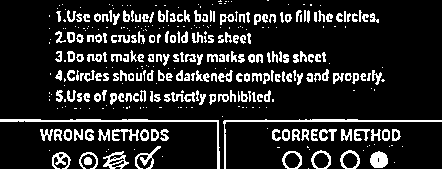
#> input picture debug/grid_adaptive_th.png, 442 x 169 px
$ python omr_reader.py ../debug/grid_adaptive_th.png
#> lines starting #> are read from the running program, lines starting #| are printed output that depends on the picture; after the words box and inside, x2 and y2 are one past the last pixel; in counts of white or black regions, pixels touching at a corner belong together
#!/usr/bin/env python3
"""
omr_reader.py
Robust OMR reader that:
 - Detects and deskews page
 - Extracts MCQ answers from a multi-column grid
 - Extracts integer-type answers (box digits or OCR)
 - Produces debug images in ./debug/
 - CLI options to configure grid and integer fields

Usage:
  py python_scripts\omr_reader.py "C:\path\to\img.jpg" --rows 20 --cols 5 --options 4 --debug

Example intspec:
  --intspec "91:5,92:3,93:5"   (question#:digitCount)

Notes:
 - Requires tesseract installed and on PATH. If not, set pytesseract.pytesseract.tesseract_cmd
 - Tune thresholds to match your template
"""

import sys
import os
import json
import argparse
from typing import List, Tuple, Dict, Optional
import cv2
import numpy as np
from PIL import Image
import pytesseract

# If Tesseract is not in PATH on Windows, uncomment & set:
# pytesseract.pytesseract.tesseract_cmd = r"C:\Program Files\Tesseract-OCR\tesseract.exe"

DEBUG_DIR = "debug"
os.makedirs(DEBUG_DIR, exist_ok=True)


def read_image(path: str) -> np.ndarray:
    """Robust read for Unicode/Windows paths using np.fromfile + imdecode"""
    data = np.fromfile(path, dtype=np.uint8)
    img = cv2.imdecode(data, cv2.IMREAD_COLOR)
    if img is None:
        raise RuntimeError(f"Failed to load image: {path}")
    return img


def resize_for_processing(img: np.ndarray, max_width=1400) -> np.ndarray:
    h, w = img.shape[:2]
    if w > max_width:
        scale = max_width / w
        img = cv2.resize(img, (int(w * scale), int(h * scale)), interpolation=cv2.INTER_AREA)
    return img


# [28 lines left out: functions order_points, four_point_transform, not called in this run]


def find_page_contour(gray: np.ndarray) -> Optional[np.ndarray]:
    """Find the largest 4-point contour approximating the sheet border"""
    blurred = cv2.GaussianBlur(gray, (5, 5), 0)
    edged = cv2.Canny(blurred, 50, 200)
    contours, _ = cv2.findContours(edged.copy(), cv2.RETR_LIST, cv2.CHAIN_APPROX_SIMPLE)
    contours = sorted(contours, key=cv2.contourArea, reverse=True)[:20]
    for c in contours:
        peri = cv2.arcLength(c, True)
        approx = cv2.approxPolyDP(c, 0.02 * peri, True)
        if len(approx) == 4 and cv2.contourArea(approx) > 10000:
            return approx.reshape(4, 2)
    return None


def crop_roi(img: np.ndarray, bbox: Tuple[int, int, int, int]) -> np.ndarray:
    x, y, w, h = bbox
    h_img, w_img = img.shape[:2]
    x = max(0, min(x, w_img - 1))
    y = max(0, min(y, h_img - 1))
    w = max(0, min(w, w_img - x))
    h = max(0, min(h, h_img - y))
    return img[y:y + h, x:x + w]


def make_circular_mask(h: int, w: int, ratio=0.36) -> np.ndarray:
    mask = np.zeros((h, w), dtype=np.uint8)
    cx, cy = w // 2, h // 2
    r = int(min(w, h) * ratio)
    cv2.circle(mask, (cx, cy), r, 255, -1)
    return mask


def preprocess_zone_for_detection(zone_bgr: np.ndarray) -> np.ndarray:
    """Return binary inverted zone where filled areas are white (255)"""
    zone_gray = cv2.cvtColor(zone_bgr, cv2.COLOR_BGR2GRAY)
    # equalize to reduce lighting differences
    zone_gray = cv2.equalizeHist(zone_gray)
    _, th = cv2.threshold(zone_gray, 0, 255, cv2.THRESH_BINARY_INV + cv2.THRESH_OTSU)
    # small open to remove dots
    kernel = cv2.getStructuringElement(cv2.MORPH_ELLIPSE, (3, 3))
    th = cv2.morphologyEx(th, cv2.MORPH_OPEN, kernel, iterations=1)
    return th


def detect_mcq_grid(grid_img: np.ndarray,
                    rows: int,
                    cols: int,
                    options_per_q: int,
                    circle_ratio=0.36,
                    min_fill=0.30,
                    gap=0.18,
                    debug_prefix="grid") -> List[Dict]:
    """
    grid_img: BGR image cropping the bubble area only
    returns list of { q: int, selected: 'A'|'B'|..., scores: [..], raw_scores: [..] }
    """

    H, W = grid_img.shape[:2]
    cell_h = H // rows
    cell_w = W // cols
    results = []
    qnum = 1
    kernel = cv2.getStructuringElement(cv2.MORPH_ELLIPSE, (3, 3))

    # Save a threshold debug image for grid
    grid_gray = cv2.cvtColor(grid_img, cv2.COLOR_BGR2GRAY)
    grid_th = cv2.adaptiveThreshold(grid_gray, 255, cv2.ADAPTIVE_THRESH_GAUSSIAN_C,
                                    cv2.THRESH_BINARY_INV, 15, 2)
    debug_th_path = os.path.join(DEBUG_DIR, f"{debug_prefix}_adaptive_th.png")
    cv2.imwrite(debug_th_path, grid_th)

    for r in range(rows):
        for c in range(cols):
            x = c * cell_w
            y = r * cell_h
            cell = grid_img[y:y + cell_h, x:x + cell_w]
            if cell.size == 0:
                results.append({'q': qnum, 'selected': None, 'scores': [], 'raw': []})
                qnum += 1
                continue

            # We'll split each cell horizontally into options_per_q zones
            zone_w = cell.shape[1] // options_per_q
            raw_scores = []
            # process each zone
            for opt in range(options_per_q):
                zx = opt * zone_w
                zone = cell[:, zx: zx + zone_w]
                if zone.size == 0:
                    raw_scores.append(0.0)
                    continue
                # preprocess and mask
                zone_th = preprocess_zone_for_detection(zone)
                # apply circular mask relative to zone size
                mask = make_circular_mask(zone_th.shape[0], zone_th.shape[1], ratio=circle_ratio)
                masked = cv2.bitwise_and(zone_th, zone_th, mask=mask)
                filled = cv2.countNonZero(masked)
                area = cv2.countNonZero(mask)
                ratio_filled = (filled / area) if area > 0 else 0.0
                raw_scores.append(ratio_filled)

            # Normalize raw_scores
            arr = np.array(raw_scores, dtype=float)
            if arr.size == 0:
                results.append({'q': qnum, 'selected': None, 'scores': [], 'raw': raw_scores})
                qnum += 1
                continue
            # scale between 0-1 (relative)
            minv = arr.min()
            maxv = arr.max()
            norm = (arr - minv) / (maxv - minv + 1e-9)

            # Determine selection with stricter checks
            best_idx = int(np.argmax(norm))
            best_val = float(norm[best_idx])
            second_val = float(np.partition(norm, -2)[-2]) if norm.size >= 2 else 0.0

            selected_letter = None
            # rules:
            # - absolute raw fill (not normalized) must exceed min_fill (e.g., 0.30)
            # - normalized best gap must be greater than gap threshold
            # - if ambiguous (close), mark None
            if raw_scores[best_idx] >= min_fill and (best_val - second_val) >= gap:
                selected_letter = chr(ord('A') + best_idx)
            else:
                selected_letter = None

            results.append({'q': qnum, 'selected': selected_letter, 'scores': norm.tolist(), 'raw': raw_scores})
            qnum += 1

    # save overlay for debug
    overlay = grid_img.copy()
    H, W = overlay.shape[:2]
    for item in results:
        idx = item['q'] - 1
        rr = idx // cols
        cc = idx % cols
        x = cc * (W // cols)
        y = rr * (H // rows)
        w = (W // cols) - 1
        h = (H // rows) - 1
        cv2.rectangle(overlay, (x, y), (x + w, y + h), (200, 200, 200), 1)
        if item['selected'] is not None:
            sel = ord(item['selected']) - ord('A')
            zone_w = w // options_per_q
            cx = int(x + sel * zone_w + zone_w / 2)
            cy = int(y + h / 2)
            cv2.circle(overlay, (cx, cy), int(min(zone_w, h) * 0.18), (0, 200, 0), 2)
        cv2.putText(overlay, str(item['q']), (x + 4, y + 14), cv2.FONT_HERSHEY_SIMPLEX, 0.35, (70, 70, 70), 1)

    debug_overlay_path = os.path.join(DEBUG_DIR, f"{debug_prefix}_overlay.png")
    cv2.imwrite(debug_overlay_path, overlay)

    return results


def read_integer_box_ocr(region_bgr: np.ndarray, expected_digits: int) -> str:
    """
    Uses pytesseract to read digits. Preprocess: threshold, resize.
    Returns raw string (digits only) trimmed/padded to expected_digits if possible.
    """
    gray = cv2.cvtColor(region_bgr, cv2.COLOR_BGR2GRAY)
    # resize for better OCR
    H, W = gray.shape[:2]
    scale = max(1.0, 600.0 / max(W, H))
    gray = cv2.resize(gray, (int(W * scale), int(H * scale)), interpolation=cv2.INTER_CUBIC)
    # threshold
    _, th = cv2.threshold(gray, 0, 255, cv2.THRESH_BINARY + cv2.THRESH_OTSU)
    # invert so text is black on white (pytesseract prefers)
    th_inv = 255 - th
    pil = Image.fromarray(th_inv)
    # psm 7 (single text line) or 8 (single word) and digits only
    config = "--psm 7 -c tessedit_char_whitelist=0123456789"
    text = pytesseract.image_to_string(pil, config=config)
    # clean
    digits = "".join([c for c in text if c.isdigit()])
    # if too long, take last expected_digits (common for roll)
    if len(digits) > expected_digits:
        digits = digits[-expected_digits:]
    return digits


# [45 lines left out: function read_integer_box_bubble_style, not called in this run]


def parse_intspec(intspec: str) -> Dict[int, int]:
    """
    intspec format: "91:5,92:3,93:5"
    returns {91:5, 92:3, 93:5}
    """
    mapping = {}
    if not intspec:
        return mapping
    parts = [p.strip() for p in intspec.split(",") if p.strip()]
    for p in parts:
        if ":" in p:
            q, d = p.split(":", 1)
            try:
                mapping[int(q)] = int(d)
            except Exception:
                continue
    return mapping


def main_cli():
    parser = argparse.ArgumentParser(description="Robust OMR Reader")
    parser.add_argument("image", help="path to image")
    parser.add_argument("--rows", type=int, default=20, help="rows per column in MCQ grid")
    parser.add_argument("--cols", type=int, default=5, help="number of columns of MCQ grid")
    parser.add_argument("--options", type=int, default=4, help="options per question (e.g. 4 for A-D)")
    parser.add_argument("--grid", nargs=4, type=float, metavar=("x", "y", "w", "h"),
                        help="grid bbox as fractions of warped image: x y w h (0..1)")
    parser.add_argument("--min_fill", type=float, default=0.30, help="minimum raw fill ratio to accept a bubble")
    parser.add_argument("--gap", type=float, default=0.18, help="minimum normalized gap between top and second")
    parser.add_argument("--intspec", type=str, default="", help="integer fields spec: '91:5,92:3' question#:digits")
    parser.add_argument("--intboxes", type=str, default="", help="optional integer boxes bboxes as csv: q:x:y:w:h;... (pixel units after warp)")
    parser.add_argument("--debug", action="store_true", help="save debug images to debug/")
    parser.add_argument("--deskewless", action="store_true", help="skip contour-based deskewing (use original image)")
    parser.add_argument("--resize", type=int, default=1400, help="max width to resize for processing")
    args = parser.parse_args()

    image_path = args.image
    rows = args.rows
    cols = args.cols
    options_per_q = args.options
    grid_frac = args.grid
    min_fill = args.min_fill
    gap = args.gap
    intspec = parse_intspec(args.intspec)
    intboxes = {}  # parse intboxes if provided: "q:x:y:w:h;q2:..."
    if args.intboxes:
        for seg in args.intboxes.split(";"):
            seg = seg.strip()
            if not seg:
                continue
            try:
                qstr, x, y, w, h = seg.split(":")
                intboxes[int(qstr)] = (int(x), int(y), int(w), int(h))
            except Exception:
                continue

    # Read image
    try:
        raw = read_image(image_path)
#> in read_image, img is the input picture: shape (169, 442, 3); 14.7% white in thin lines or dots
    except Exception as e:
        print(json.dumps({"success": False, "message": str(e)}))
        sys.exit(1)

    # Resize for stability
    proc = resize_for_processing(raw, max_width=args.resize)

    gray = cv2.cvtColor(proc, cv2.COLOR_BGR2GRAY)
#> gray: shape (169, 442); 14.7% white in thin lines or dots

    page_cnt = None
    if not args.deskewless:
        page_cnt = find_page_contour(gray)
#> in find_page_contour, `blurred = cv2.GaussianBlur(gray, (5, 5), 0)`:
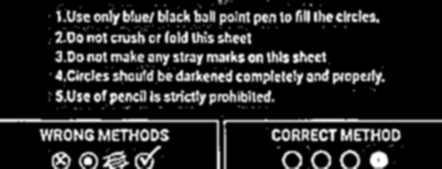
#> blurred: shape (169, 442); min 0, max 255, mean 37.5
#> in find_page_contour, `edged = cv2.Canny(blurred, 50, 200)`:
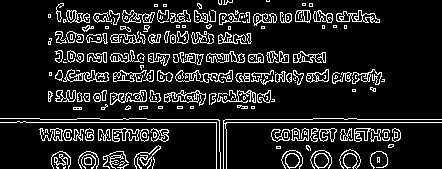
#> edged: shape (169, 442); 12.7% white in thin lines or dots
#> in find_page_contour, `contours, _ = cv2.findContours(edged.copy(), cv2.RETR_LIST, cv2.CHAIN_..`: contours = 445 contours, 283 with area under 20; largest, box (x1, y1, x2, y2) and area: (63, 69, 109, 82) 290, (336, 10, 380, 23) 234, (293, 51, 326, 63) 194, (306, 69, 329, 83) 183, (122, 10, 155, 23) 182
#> in find_page_contour, `contours = sorted(contours, key=cv2.contourArea, reverse=True)[:20]`: contours = 20 contours; largest, box (x1, y1, x2, y2) and area: (63, 69, 109, 82) 290, (336, 10, 380, 23) 234, (293, 51, 326, 63) 194, (306, 69, 329, 83) 183, (122, 10, 155, 23) 182
#> the loop in find_page_contour, `for c in contours:` made 20 passes
#> peri on passes 1, 2, 3, 4, 5, 6, 7, 8, 10, 11, 12, 13: 173.3, 195.6, 144, 68.63, 162.1, 48.63, 48.63, 142.9, 69.46, 45.46, 45.46, 120.8
#> (peri, approx) on pass 9: (51.9, [[296, 11], [295, 21], [309, 22], [309, 10]])

    if page_cnt is not None:
        warped = four_point_transform(proc, page_cnt)
    else:
        warped = proc.copy()

    if args.debug:
        cv2.imwrite(os.path.join(DEBUG_DIR, "warped_full.png"), warped)

    H, W = warped.shape[:2]
#> H = 169; W = 442

    # Compute grid bbox in pixels
    if grid_frac and len(grid_frac) == 4:
        gx = int(grid_frac[0] * W)
        gy = int(grid_frac[1] * H)
        gw = int(grid_frac[2] * W)
        gh = int(grid_frac[3] * H)
    else:
        # default heuristic for many OMR templates: central grid region
        gx = int(W * 0.055)
#> gx = 24
        gy = int(H * 0.16)
#> gy = 27
        gw = int(W * 0.9)
#> gw = 397
        gh = int(H * 0.72)
#> gh = 121

    grid_img = crop_roi(warped, (gx, gy, gw, gh))
#> in crop_roi, `return img[y:y + h, x:x + w]`:
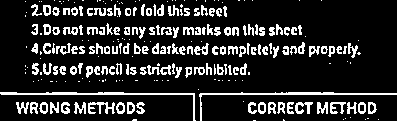
#> returned value: shape (121, 397, 3); 16.2% white in thin lines or dots
    if args.debug:
        cv2.imwrite(os.path.join(DEBUG_DIR, "grid_crop.png"), grid_img)

    # Detect MCQ answers
    mcq_results = detect_mcq_grid(grid_img, rows, cols, options_per_q,
                                  circle_ratio=0.36,
                                  min_fill=min_fill,
                                  gap=gap,
                                  debug_prefix="grid")
#> in detect_mcq_grid, `grid_gray = cv2.cvtColor(grid_img, cv2.COLOR_BGR2GRAY)`: grid_gray: shape (121, 397); 16.2% white in thin lines or dots
#> in detect_mcq_grid, `grid_th = cv2.adaptiveThreshold(grid_gray, 255, cv2.ADAPTIVE_THRESH_GA..`:
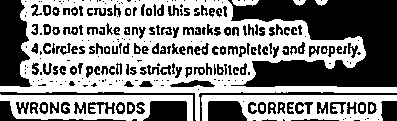
#> grid_th: shape (121, 397); 55.1% white; 277 black regions (122 under 20 px), largest, box (x1, y1, x2, y2) and area: (228, 0, 397, 87) 9074, (0, 0, 32, 87) 2082, (143, 101, 187, 121) 759
#> after the loop in detect_mcq_grid, `for r in range(rows):`: qnum = 101; results = 100 items
#> the loop in detect_mcq_grid, `for item in results:` made 100 passes
#> (rr, cc, x, y, sel, cx, cy) on passes 7, 8, 12, 13, 22, 23, 27, 28, 29, 37, 38, 42: (1, 1, 79, 6, 3, 145, 8), (1, 2, 158, 6, 0, 167, 8), (2, 1, 79, 12, 1, 107, 14), (2, 2, 158, 12, 0, 167, 14), (4, 1, 79, 24, 3, 145, 26), (4, 2, 158, 24, 3, 224, 26), (5, 1, 79, 30, 3, 145, 32), (5, 2, 158, 30, 3, 224, 32), (5, 3, 237, 30, 3, 303, 32), (7, 1, 79, 42, 0, 88, 44), (7, 2, 158, 42, 1, 186, 44), (8, 1, 79, 48, 0, 88, 50)
#> (rr, cc, x, y) on passes 1 to 6: (0, 0, 0, 0), (0, 1, 79, 0), (0, 2, 158, 0), (0, 3, 237, 0), (0, 4, 316, 0), (1, 0, 0, 6)
#> after the loop in detect_mcq_grid, `for item in results:`:
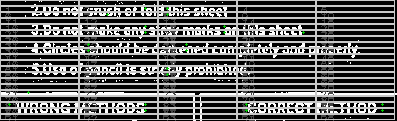
#> overlay: shape (121, 397, 3); mean B, G, R 99.9, 100.4, 99.9
#> mcq_results = 100 items

    # Convert q numbers to absolute numbering across columns:
    # Our detector enumerates left-to-right across columns, top-to-bottom per column.
    # If your sheet numbers differently, you may need to reorder accordingly.
    # The detect_mcq_grid uses q starting at 1 already sequentially.

    # Read roll number via OCR from a top area (adjust heuristics)
    # We'll look at the top center-left area as typical roll is present there
    roll_bbox = (int(W * 0.08), int(H * 0.02), int(W * 0.28), int(H * 0.08))
#> roll_bbox = (35, 3, 123, 13)
    roll_region = crop_roi(warped, roll_bbox)
    if args.debug:
        cv2.imwrite(os.path.join(DEBUG_DIR, "roll_region.png"), roll_region)

    # OCR roll as digits only
    try:
        roll_text = read_integer_box_ocr(roll_region, expected_digits=10)
#> in read_integer_box_ocr, `gray = cv2.resize(gray, (int(W * scale), int(H * scale)), interpolatio..`:
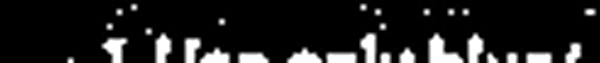
#> gray: shape (63, 600); min 0, max 255, mean 31.3
#> in read_integer_box_ocr, `_, th = cv2.threshold(gray, 0, 255, cv2.THRESH_BINARY + cv2.THRESH_OTSU)`:
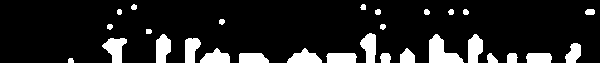
#> th: shape (63, 600); 12.5% white; 29 white regions, largest, box (x1, y1, x2, y2) and area: (429, 34, 464, 63) 558, (102, 38, 127, 63) 371, (156, 34, 171, 63) 341
    except Exception:
        roll_text = ""

    # Integer fields: two ways:
    # 1) intspec provides question# : digits (we try to find their position by heuristics)
    # 2) if intboxes provided, use exact pixel boxes after warp
    integer_results = []

    # Heuristic int box layout: if your sheet has bottom boxes (like 91..95), you can calculate locations
    # We'll attempt to locate integer boxes by scanning for small rectangular boxes in the bottom area if intboxes absent.
    if intboxes:
        # use explicit boxes
        for qnum, bbox in intboxes.items():
            x, y, w, h = bbox
            region = crop_roi(warped, (x, y, w, h))
            digits = intspec.get(qnum, None) or 0
            val = ""

            # first try OCR
            if digits and digits > 0:
                val = read_integer_box_ocr(region, digits)
                if not val or len(val) < digits:
                    # fallback to bubble style detection
                    val = read_integer_box_bubble_style(region, digits, per_digit_cols=10) or ""
            integer_results.append({"q": qnum, "value": val})
    else:
        # try intspec mapping and heuristic bottom area scanning
        if intspec:
            # We'll assume integer boxes lie in a bottom region (last 0.15 of sheet)
            bottom_region = crop_roi(warped, (int(W * 0.05), int(H * 0.78), int(W * 0.9), int(H * 0.2)))
            if args.debug:
                cv2.imwrite(os.path.join(DEBUG_DIR, "int_bottom_region.png"), bottom_region)
            # create a naive grid split based on how many integer fields we have and their order
            # Sort intspec by key ascending
            items = sorted(intspec.items(), key=lambda x: x[0])
            n = len(items)
            # arrange horizontally if many else vertically attempt
            # We'll split bottom region into n equal horizontal slices (this may not match all templates!)
            hbr, wbr = bottom_region.shape[:2]
            for idx, (qnum, digits) in enumerate(items):
                # slice horizontally left->right
                single_w = wbr // n
                sx = idx * single_w
                region = bottom_region[:, sx: sx + single_w]
                # try OCR, fallback to bubble detection
                val = read_integer_box_ocr(region, digits)
                if not val or len(val) < digits:
                    fb = read_integer_box_bubble_style(region, digits, per_digit_cols=10)
                    if fb:
                        val = fb
                integer_results.append({"q": qnum, "value": val})
        # else skip

    # Build output
    out_questions = []
    for item in mcq_results:
        out_questions.append({"q": int(item["q"]), "selected": item["selected"], "scores": item["scores"], "raw": item["raw"]})

    output = {
        "success": True,
        "roll": roll_text if roll_text else None,
        "questions": out_questions,
        "integers": integer_results,
        "meta": {
            "grid_bbox": [gx, gy, gw, gh],
            "warp_shape": [W, H],
            "rows": rows,
            "cols": cols,
            "options_per_q": options_per_q
        }
    }

    # Save a final overlay image with detected selections for debugging
    try:
        overlay_all = warped.copy()
        # grid overlay
        gh_img = grid_img.copy()
        # draw rect of grid on overlay_all
        cv2.rectangle(overlay_all, (gx, gy), (gx + gw, gy + gh), (0, 120, 255), 2)
        # write summary
        cv2.putText(overlay_all, f"MCQ detected: {len(out_questions)}", (10, 30),
                    cv2.FONT_HERSHEY_SIMPLEX, 0.8, (20, 180, 20), 2)
        cv2.imwrite(os.path.join(DEBUG_DIR, "overlay_all.png"), overlay_all)
    except Exception:
        pass

    print(json.dumps(output, ensure_ascii=False, indent=None))


if __name__ == "__main__":
    main_cli()
#> (the call stopped at in read_integer_box_ocr, `text = pytesseract.image_to_string(pil, config=config)`: pytesseract is not available in this run)
